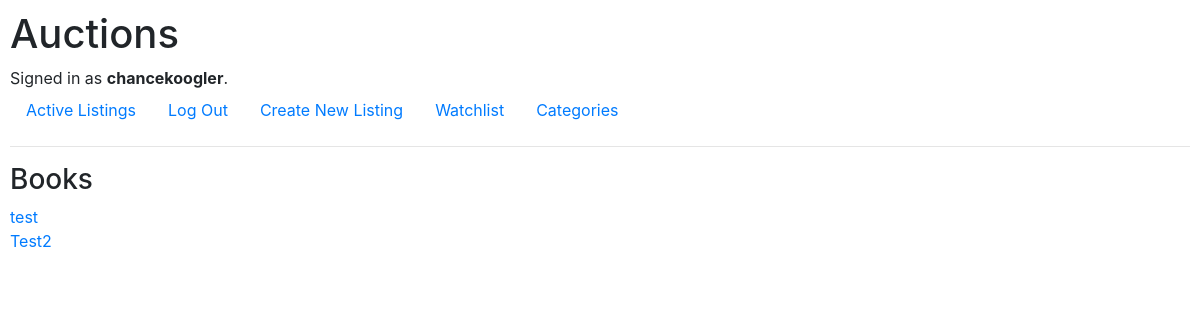
/Books (signed in), run on the app's committed database.
### auctions/models.py (models this page shows)
class User(AbstractUser):
    pass

class Category(models.Model):
    title = models.CharField(max_length=40, null=True, blank=True)
    def __str__(self):
        return str(self.title)

class Auction(models.Model):
    title = models.CharField(max_length=75)
    description = models.CharField(max_length=500)
    image = models.CharField(max_length=500)
    price = models.IntegerField()
    watchList = models.ManyToManyField(User, blank=True, related_name="watchList")
    owner = models.CharField(max_length=80)
    isOpen = models.BooleanField(default=True)
    winner = models.CharField(max_length=50)
    category = models.ForeignKey(Category, on_delete=models.CASCADE, related_name="category")
    def __str__(self):
        return self.title

### auctions/views.py (the view)
# urls.py: path("<str:category>", views.itemsOfCat, name="itemsOfCat")
def itemsOfCat(request, category):
    category = Category.objects.get(title=category)
    items = Auction.objects.filter(category=category)
    return render(request, "auctions/itemsOfCat.html", {
        "items": items,
        "category": category
    })

### auctions/templates/auctions/itemsOfCat.html
{% extends "auctions/layout.html" %}
{% block body %}
<h3>{{category}}</h3>
{% for item in items %}
<a href="{% url 'item' item.id %}">{{item}}</a>
<br>
{% endfor %}
{% endblock %}

### auctions/templates/auctions/layout.html (shortened to what this page needs)
{% load static %}
<!DOCTYPE html>
<html lang="en">
    <head>
        <link rel="stylesheet" href="https://stackpath.bootstrapcdn.com/bootstrap/4.4.1/css/bootstrap.min.css">
        <link href="{% static 'auctions/styles.css' %}" rel="stylesheet">
    </head>
    <body>
        <h1>Auctions</h1>
        <div>
            {% if user.is_authenticated %}
                Signed in as <strong>{{ user.username }}</strong>.
            {% else %}
                Not signed in.
            {% endif %}
        </div>
        <ul class="nav">
            <li class="nav-item">
                <a class="nav-link" href="{% url 'listings' %}">Active Listings</a>
            </li>
            {% if user.is_authenticated %}
                <li class="nav-item">
                    <a class="nav-link" href="{% url 'logout' %}">Log Out</a>
                </li>
                    <a class="nav-link" href="{% url 'create' %}">Create New Listing</a>
                <li class="nav-item">
                    <a class="nav-link" href="{% url 'watchlist' %}">Watchlist</a>
                </li>
                <li class="nav-item">
                    <a class="nav-link" href="{% url 'category' %}">Categories</a>
                </li>
            {% endif %}
        </ul>
        <hr>
        {% block body %}
        {% endblock %}
    </body>
</html>

### auctions/static/auctions/styles.css (style rules this page uses)
body { padding: 10px; }

### data on the page
User: username "chancekoogler"
Category: title "Books"
Auction: title "test"
Auction: title "Test2"
